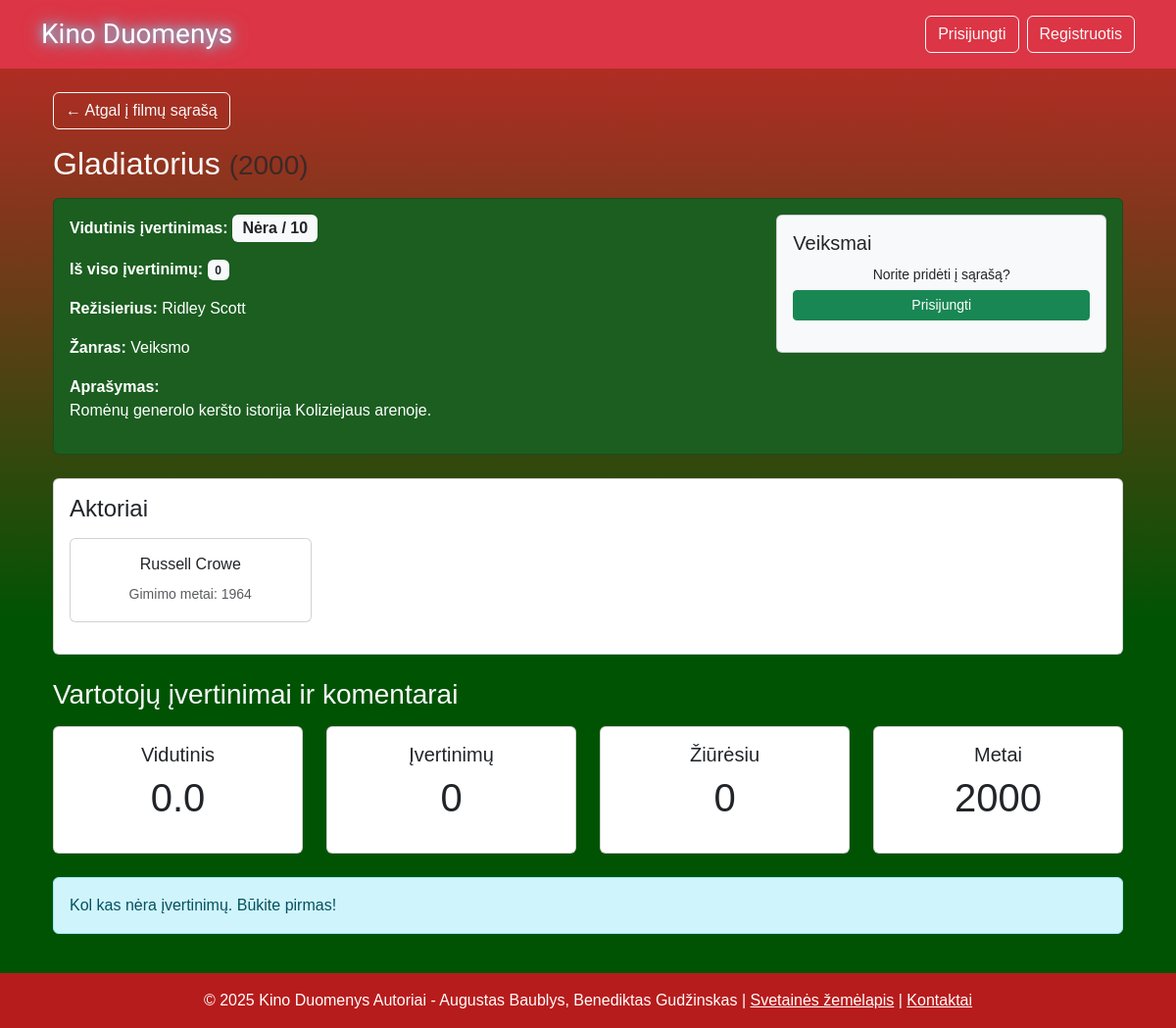
The page /movie.php?id=9 on the database its author committed.
### tables this page shows
CREATE TABLE movies (
    id INT PRIMARY KEY AUTO_INCREMENT,
    title VARCHAR(255) NOT NULL,
    release_year INT,
    director VARCHAR(100),
    description TEXT,
    genre VARCHAR(50),
    created_at TIMESTAMP DEFAULT CURRENT_TIMESTAMP
);

CREATE TABLE actors (
    id INT PRIMARY KEY AUTO_INCREMENT,
    name VARCHAR(100) NOT NULL,
    birth_year INT
);

### includes/config.php (called while the page is built, shortened)
<?php
function getDBConnection() {
    $conn = new mysqli(DB_HOST, DB_USER, DB_PASS, DB_NAME);
    $conn->set_charset("utf8");
    return $conn;
}
?>

### php/Database.php (called while the page is built, shortened)
<?php
class Database {
    private $conn;
    public function __construct() {
        require_once 'includes/config.php';
        $this->conn = getDBConnection();
    }
    public function query($sql, $params = []) {
        $stmt = $this->conn->prepare($sql);
        if (!empty($params)) {
            $types = '';
            foreach ($params as $param) {
                if (is_int($param)) {
                    $types .= 'i';
                } elseif (is_float($param)) {
                    $types .= 'd';
                } elseif (is_string($param)) {
                    $types .= 's';
                } else {
                    $types .= 's';
                }
            }
            $stmt->bind_param($types, ...$params);
        }
        if ($stmt->execute()) {
            return $stmt;
        } else {
            error_log("Execute error: " . $stmt->error);
            return false;
        }
    }
    public function fetchOne($sql, $params = []) {
        $stmt = $this->query($sql, $params);
        $result = $stmt->get_result();
        return $result->fetch_assoc();
    }
    public function fetchAll($sql, $params = []) {
        $stmt = $this->query($sql, $params);
        $result = $stmt->get_result();
        $rows = [];
        while ($row = $result->fetch_assoc()) {
            $rows[] = $row;
        }
        return $rows;
    }
}
?>

### movie.php (the view, shortened to what this page needs)
<?php
require_once 'includes/config.php';
require_once 'php/Database.php';
$db = new Database();
$movie_id = isset($_GET['id']) ? intval($_GET['id']) : 0;
$movie = $db->fetchOne("
    SELECT m.*,
           AVG(r.rating) as avg_rating,
           COUNT(r.id) as review_count
    FROM movies m
    LEFT JOIN reviews r ON m.id = r.movie_id
    WHERE m.id = ?
    GROUP BY m.id
", [$movie_id]);
include 'includes/header.php';
$reviewsPerPage = 10;
$reviewPage = isset($_GET['page']) ? max(1, intval($_GET['page'])) : 1;
$reviewOffset = ($reviewPage - 1) * $reviewsPerPage;
$reviews = $db->fetchAll("
    SELECT r.*, u.username
    FROM reviews r
    JOIN users u ON r.user_id = u.id
    WHERE r.movie_id = ?
    ORDER BY r.created_at DESC
    LIMIT ? OFFSET ?
", [$movie_id, $reviewsPerPage, $reviewOffset]);
$totalReviewsResult = $db->fetchOne("
    SELECT COUNT(*) as count
    FROM reviews r
    WHERE r.movie_id = ?
", [$movie_id]);
$totalReviews = $totalReviewsResult['count'];
$actors = $db->fetchAll("
    SELECT a.name, a.birth_year
    FROM actors a
    JOIN movie_actors ma ON a.id = ma.actor_id
    WHERE ma.movie_id = ?
    ORDER BY a.name
", [$movie_id]);
?>
<main class="container">
    <div class="mb-3">
        <a href="movies.php" class="btn btn-outline-light">
            ← Atgal į filmų sąrašą
        </a>
    </div>
    <h2 class="text-light mb-3">
        <?php echo htmlspecialchars($movie['title']); ?>
        <?php if ($movie['release_year']): ?>
            <small class="text-muted">(<?php echo $movie['release_year']; ?>)</small>
        <?php endif; ?>
    </h2>
    <div class="card mb-4 card-green">
        <div class="card-body">
            <div class="row">
                <div class="col-md-8">
                    <p><strong>Vidutinis įvertinimas:</strong>
                        <span class="badge bg-light text-dark fs-6">
                            <?php echo $movie['avg_rating'] ? number_format($movie['avg_rating'], 1) : 'Nėra'; ?> / 10
                        </span>
                    </p>
                    <p><strong>Iš viso įvertinimų:</strong>
                        <span class="badge bg-light text-dark"><?php echo $movie['review_count']; ?></span>
                    </p>
                    <?php if ($movie['director']): ?>
                        <p><strong>Režisierius:</strong> <?php echo htmlspecialchars($movie['director']); ?></p>
                    <?php endif; ?>
                    <?php if ($movie['genre']): ?>
                        <p><strong>Žanras:</strong> <?php echo htmlspecialchars($movie['genre']); ?></p>
                    <?php endif; ?>
                    <p><strong>Aprašymas:</strong><br>
                    <?php echo nl2br(htmlspecialchars($movie['description'])); ?></p>
                </div>
                <div class="col-md-4">
                    <div class="card bg-light text-dark">
                        <div class="card-body">
                            <h5 class="card-title">Veiksmai</h5>
                            <?php if (isset($_SESSION['user_id'])): ?>
                                <button class="btn btn-success w-100 mb-2" data-bs-toggle="modal" data-bs-target="#reviewModal">
                                    Pateikti įvertinimą
                                </button>
                                <form method="POST" action="add_to_watchlist.php" class="mb-2 watchlist-form"
                                      id="watchlistForm">
                                    <input type="hidden" name="movie_id" value="<?php echo $movie_id; ?>">
                                    <button type="submit" class="btn btn-primary w-100" id="watchlistBtn">
                                        <?php
                                        $inWatchlist = $db->fetchOne("SELECT id FROM watchlist WHERE movie_id = ? AND user_id = ?",
                                                                   [$movie_id, $_SESSION['user_id']]);
                                        echo $inWatchlist ? 'Jau sąraše' : 'Žiūrėti vėliau';
                                        ?>
                                    </button>
                                </form>
                            <?php else: ?>
                                <p class="text-center">
                                    <small>Norite pridėti į sąrašą?</small><br>
                                    <a href="login.php" class="btn btn-sm btn-success mt-1 w-100">Prisijungti</a>
                                </p>
                            <?php endif; ?>
                        </div>
                    </div>
                </div>
            </div>
        </div>
    </div>
    <?php if (!empty($actors)): ?>
    <div class="card mb-4">
        <div class="card-body">
            <h4 class="card-title mb-3"> Aktoriai</h4>
            <div class="row">
                <?php foreach ($actors as $actor): ?>
                    <div class="col-md-3 col-sm-6 mb-3">
                        <div class="card">
                            <div class="card-body text-center">
                                <h6 class="card-title"><?php echo htmlspecialchars($actor['name']); ?></h6>
                                <?php if ($actor['birth_year']): ?>
                                    <p class="card-text text-muted">
                                        <small>Gimimo metai: <?php echo $actor['birth_year']; ?></small>
                                    </p>
                                <?php endif; ?>
                            </div>
                        </div>
                    </div>
                <?php endforeach; ?>
            </div>
        </div>
    </div>
    <?php endif; ?>
    <h3 class="text-light mb-3">Vartotojų įvertinimai ir komentarai</h3>
    <div class="row mb-4">
        <div class="col-md-3">
            <div class="card text-center">
                <div class="card-body">
                    <h5 class="card-title">Vidutinis</h5>
                    <p class="display-6">
                        <?php echo $movie['avg_rating'] ? number_format($movie['avg_rating'], 1) : '0.0'; ?>
                    </p>
                </div>
            </div>
        </div>
        <div class="col-md-3">
            <div class="card text-center">
                <div class="card-body">
                    <h5 class="card-title">Įvertinimų</h5>
                    <p class="display-6"><?php echo $totalReviews; ?></p>
                </div>
            </div>
        </div>
        <div class="col-md-3">
            <div class="card text-center">
                <div class="card-body">
                    <h5 class="card-title">Žiūrėsiu</h5>
                    <p class="display-6">
                        <?php
                        try {
                            $watchlistCount = $db->fetchOne("SELECT COUNT(*) as count FROM watchlist WHERE movie_id = ?", [$movie_id])['count'];
                            echo $watchlistCount;
                        } catch (Exception $e) {
                            echo '0';
                        }
                        ?>
                    </p>
                </div>
            </div>
        </div>
        <div class="col-md-3">
            <div class="card text-center">
                <div class="card-body">
                    <h5 class="card-title">Metai</h5>
                    <p class="display-6"><?php echo $movie['release_year'] ?: '-'; ?></p>
                </div>
            </div>
        </div>
    </div>
    <?php if (empty($reviews)): ?>
        <div class="alert alert-info">
            Kol kas nėra įvertinimų. Būkite pirmas!
        </div>
    <?php endif; ?>
</main>
<?php
include 'includes/footer.php';
?>

### assets/css/Styles.css (style rules this page uses)
Html, body { margin: 0; padding: 0; }
Body { min-height: 100vh; display: flex; flex-direction: column; background: linear-gradient(to bottom, #c62828 0%, #015304 60%); font-family: Arial, sans-serif; }
Main { flex: 1; }
.card-green { background-color: #1b5e20 !important; color: white !important; }

### rows shown on the page
movies: title "Gladiatorius", release_year "2000", director "Ridley Scott", genre "Veiksmo", description "Romėnų generolo keršto istorija Koliziejaus arenoje."
actors: name "Russell Crowe", birth_year "1964"

### other values the page prints
$movie['review_count'] "0"
$totalReviews "0"
$watchlistCount "0"
